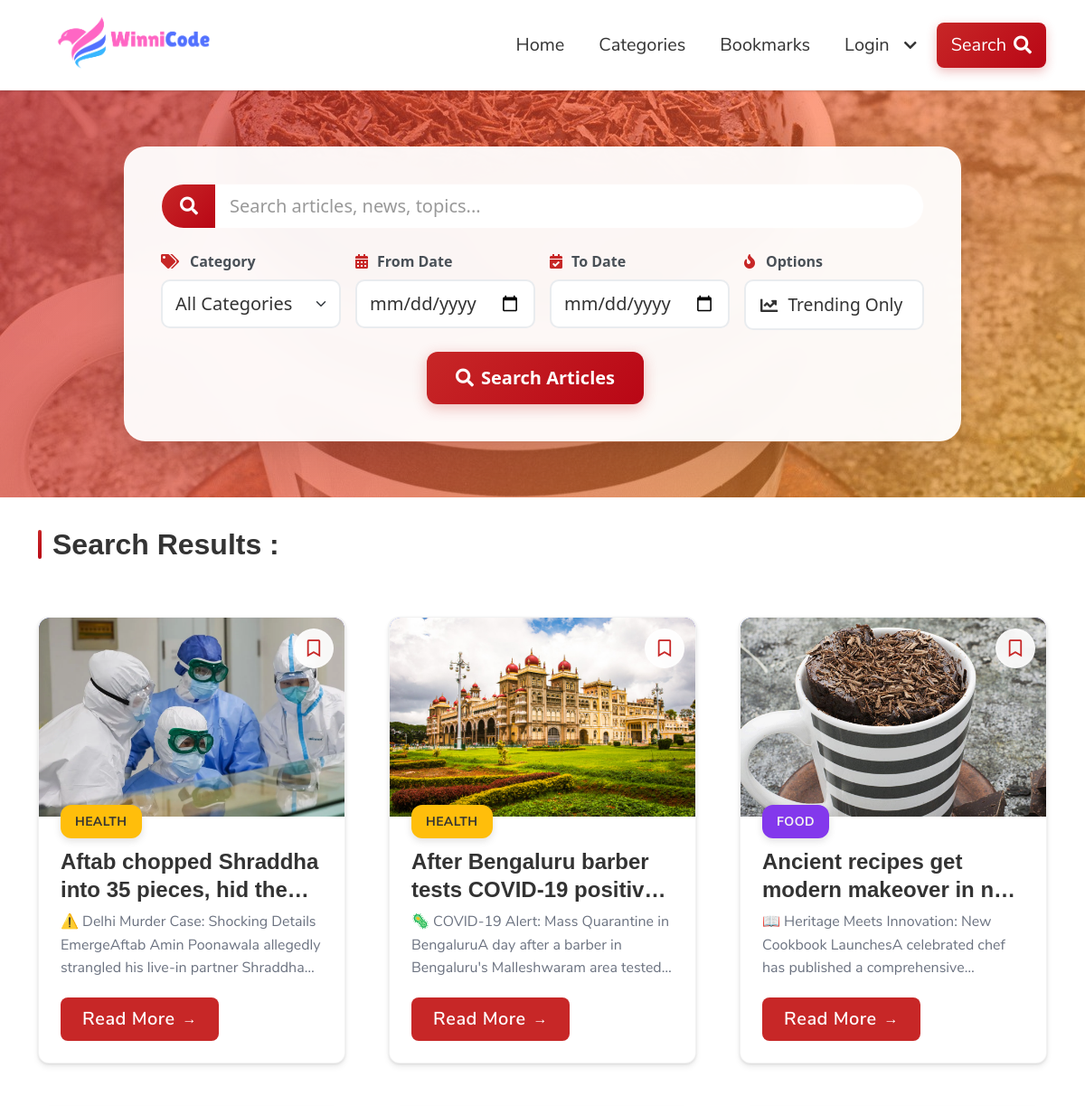
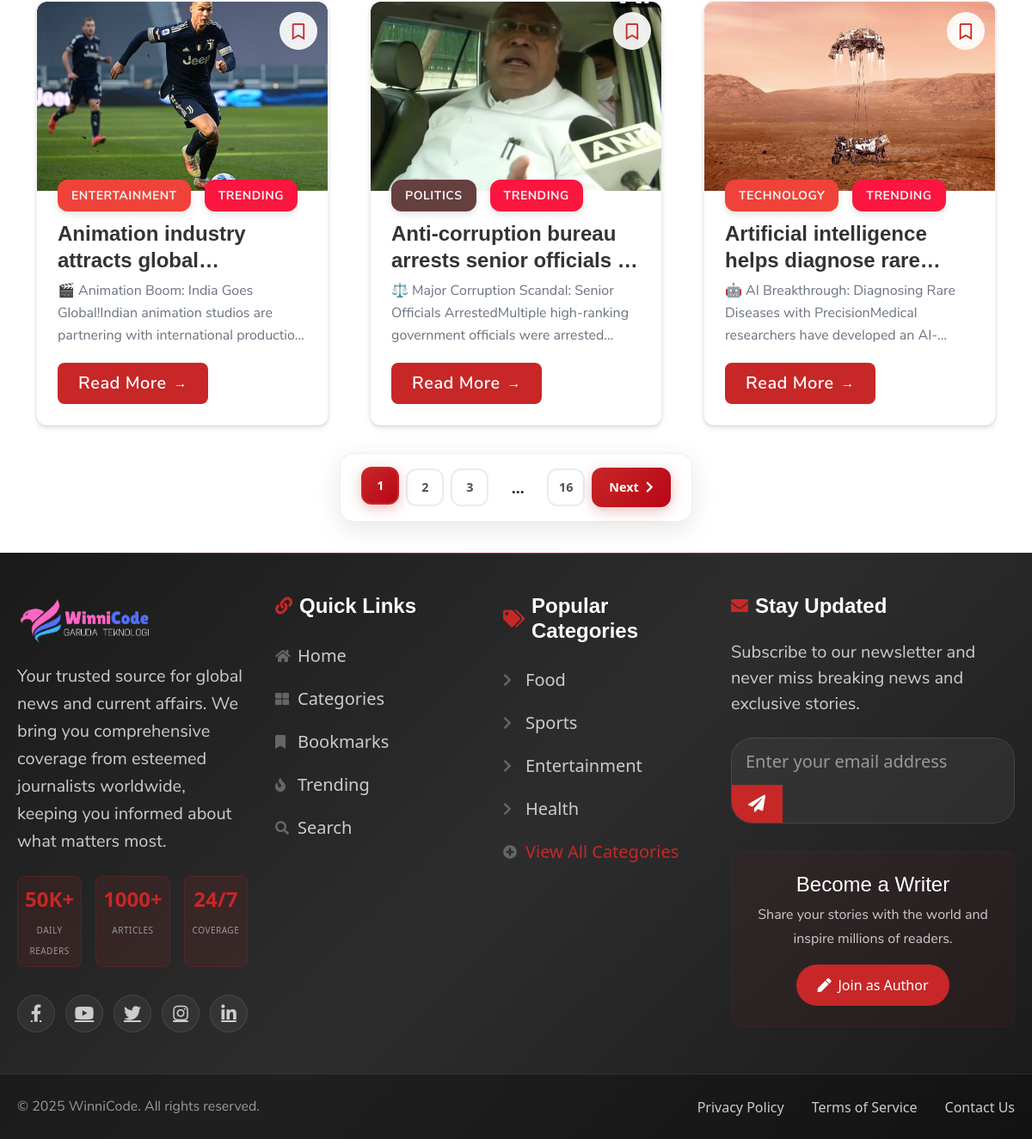
Screenshot of /search.php with the database file from the repository (2 pictures, top to bottom).
### tables this page shows
CREATE TABLE `article` (
  `article_id` int NOT NULL,
  `category_id` int NOT NULL,
  `author_id` int NOT NULL,
  `article_title` varchar(200) NOT NULL,
  `article_description` text NOT NULL,
  `article_image` varchar(250) NOT NULL,
  `article_date` date NOT NULL,
  `article_trend` tinyint(1) NOT NULL,
  `article_active` tinyint(1) NOT NULL
);

CREATE TABLE `category` (
  `category_id` int NOT NULL,
  `category_name` varchar(45) NOT NULL,
  `category_color` varchar(35) NOT NULL,
  `category_image` varchar(250) NOT NULL,
  `category_description` varchar(350) NOT NULL
);

### search.php (the view, shortened to what this page needs)
<?php
require('./includes/nav.inc.php');
?>
<section class="search-hero">
  <div class="search-hero-slider">
  </div>
  <div class="container">
    <div class="row justify-content-center">
      <div class="col-lg-10">
        <div class="search-card">
          <form method="GET" class="search-form">
            <div class="search-input-group mb-4">
              <div class="input-group input-group-lg">
                <span class="input-group-text search-icon">
                  <i class="fas fa-search"></i>
                </span>
                <input class="form-control search-main-input" type="text" name="name" id="name"
                  placeholder="Search articles, news, topics..." autocomplete="off"
                  value="<?php echo isset($_GET['name']) ? htmlspecialchars($_GET['name']) : ''; ?>" />
              </div>
            </div>
            <div class="advanced-filters">
              <div class="row g-3">
                <div class="col-md-6 col-lg-3">
                  <label for="category_select" class="form-label">
                    <i class="fas fa-tags me-3"></i>Category
                  </label>
                  <select name="category_select" id="category_select" class="form-select">
                    <option value="">All Categories</option>
                  </select>
                </div>
                <div class="col-md-6 col-lg-3">
                  <label for="from_date" class="form-label">
                    <i class="fas fa-calendar-alt me-2"></i>From Date
                  </label>
                  <input type="date" name="from_date" id="from_date" class="form-control"
                    max="<?php echo date("Y-m-d") ?>"
                    value="<?php echo isset($_GET['from_date']) ? $_GET['from_date'] : ''; ?>" />
                </div>
                <div class="col-md-6 col-lg-3">
                  <label for="to_date" class="form-label">
                    <i class="fas fa-calendar-check me-2"></i>To Date
                  </label>
                  <input type="date" name="to_date" id="to_date" class="form-control" max="<?php echo date("Y-m-d") ?>"
                    value="<?php echo isset($_GET['to_date']) ? $_GET['to_date'] : ''; ?>" />
                </div>
                <div class="col-md-6 col-lg-3">
                  <label class="form-label">
                    <i class="fas fa-fire me-2"></i>Options
                  </label>
                  <div class="trending-check" id="trending-toggle">
                    <div class="trending-label">
                      <i class="fas fa-chart-line me-2"></i>Trending Only
                    </div>
                  </div>
                </div>
              </div>
              <div class="row mt-4">
                <div class="col-12 text-center">
                  <button type="submit" name="search" class="btn btn-search me-3">
                    <i class="fas fa-search me-2"></i>Search Articles
                  </button>
                </div>
              </div>
            </div>
          </form>
        </div>
      </div>
    </div>
  </div>
</section>
<section class="py-1 category-list" id="search-results">
  <div class="container">
    <h2 class="search-heading">Search Results :</h2>
    <div class="card-container">
      <?php
      $limit = 6;
      if (isset($_GET['page'])) {
        $page = $_GET['page'];
      }
      else {
        $page = 1;
      }
      $offset = ($page - 1) * $limit;
      $trending = "";
      $cat_id = "";
      $name = "";
      $from_date = "";
      $to_date = "";
      $searchQuery = "SELECT * FROM article WHERE ";
      if ($cat_id != "") {
        $searchQuery .= "category_id = {$cat_id}";
      }
      else {
        $searchQuery .= "category_id IS NOT NULL";
      }
      if ($name != "") {
        $searchQuery .= ' AND article_title LIKE "%' . $name . '%"';
      }
      else {
        $searchQuery .= " AND article_title IS NOT NULL";
      }
      if ($trending != "") {
        $searchQuery .= " AND article_trend = 1";
      }
      else {
        $searchQuery .= " AND article_trend IS NOT NULL";
      }
      $searchQuery .= " AND article_active = 1 ";
      $searchQuery1 = $searchQuery . " ORDER BY article_title LIMIT {$offset}, {$limit}";
      $searchResult = mysqli_query($con, $searchQuery1);
      $row = mysqli_num_rows($searchResult);
      if ($row > 0) {
        while ($data = mysqli_fetch_assoc($searchResult)) {
          $article_id = $data['article_id'];
          $category_id = $data['category_id'];
          $article_title = $data['article_title'];
          $article_image = $data['article_image'];
          $article_desc = $data['article_description'];
          $article_trend = $data['article_trend'];
          $article_title = substr($article_title, 0, 55) . ' . . . . .';
          $article_desc = strip_tags($article_desc);
          $article_desc = substr($article_desc, 0, 150) . ' . . . . .';
          $new = false;
          $categorysql = "SELECT category_name, category_color
                            FROM category
                            WHERE category_id = {$category_id}";
          $categoryres = mysqli_query($con, $categorysql);
          $categorydata = mysqli_fetch_assoc($categoryres);
          $bookmarked = false;
          $category_color = $categorydata['category_color'];
          $category_name = $categorydata['category_name'];
          createArticleCard(
            $article_title,
            $article_image,
            $article_desc,
            $category_name,
            $category_id,
            $article_id,
            $category_color,
            $new,
            $article_trend,
            $bookmarked
          );
        }
      }
      else {
        echo "</div>";
        createNoArticlesCard();
      }
      $paginationResult = mysqli_query($con, $searchQuery);
      if (mysqli_num_rows($paginationResult) > 0) {
        $total_articles = mysqli_num_rows($paginationResult);
        $total_page = ceil($total_articles / $limit);
        echo "</div>";
        ?>
        <div class="search-pagination-wrapper">
          <div class="search-pagination">
            <?php
            function buildPaginationUrl($page_num)
            {
              $params = array();
              $params['page'] = $page_num;
              return 'search.php?' . http_build_query($params) . '#search-results';
            }
            $start_page = max(1, $page - 2);
            $end_page = min($total_page, $page + 2);
            for ($i = $start_page; $i <= $end_page; $i++) {
              $active_class = ($i == $page) ? 'active' : '';
              echo '<a href="' . buildPaginationUrl($i) . '" class="pagination-number ' . $active_class . '">' . $i . '</a>';
            }
            if ($end_page < $total_page) {
              if ($end_page < $total_page - 1) {
                echo '<span class="pagination-ellipsis">...</span>';
              }
              echo '<a href="' . buildPaginationUrl($total_page) . '" class="pagination-number">' . $total_page . '</a>';
            }
            if ($total_page > $page) {
              echo '<a href="' . buildPaginationUrl($page + 1) . '" class="pagination-btn next-btn" title="Next Page">';
              echo '<span class="d-none d-sm-inline">Next</span>';
              echo '<i class="fas fa-chevron-right"></i>';
              echo '</a>';
            }
            ?>
          </div>
        </div>
        <?php
      }
      ?>
    </div>
</section>
<?php
require('./includes/footer.inc.php');
?>

### includes/functions.inc.php (shortened to what this page needs)
  <?php
function createArticleCard($title, $img, $data, $category, $cat_id, $id, $color, $new, $trend, $marked)
{
  echo '
    <article class="card">
      <a href="';
  if (isset($_SESSION['USER_LOGGED_IN'])) {
    if ($marked) {
      echo 'remove-bookmark.php?id=' . $id;
    } else {
      echo 'add-bookmark.php?id=' . $id;
    }
  } else {
    echo 'bookmarks.php';
  }
  echo '" class="bookmark" title="';
  if ($marked) {
    echo 'Remove from Bookmarks">
      <i class="fas fa-bookmark"></i>
    </a>';
  } else {
    echo 'Add to Bookmarks">
      <i class="far fa-bookmark"></i>
    </a>';
  }
  echo '<div class="card-img">
        <img src="' . (!empty($img) ? './assets/images/articles/' . $img : './assets/images/fallback_news.png') . '" />
      </div>
      <div class="card-content">
        <div class="card-tags">
          <div class="tag ' . $color . '"><a href="articles.php?id=' . $cat_id . '">' . $category . '</a></div>';
  if ($trend) {
    echo '  <div class="tag tag-trend"><a href="search.php?trending=1">TRENDING</a></div>';
  }
  echo '
        </div>
        <h3 class="card-title">
          ' . $title . '
        </h3>
        <p class="card-data">
          ' . $data . '
        </p>
        <a href="news.php?id=' . $id . '" class="btn btn-card">Read More <span>&rarr;</span></a>
      </div>
    </article>';
}
?>

### includes/footer.inc.php (shortened to what this page needs)
<footer class="footer">
  <div class="footer-container">
    <div class="footer-content">
      <div class="footer-section about">
        <div class="footer-logo">
          <a href="./index.php"><img src="./assets/images/logo_winni_code.png" alt="WinniCode Logo" /></a>
        </div>
        <p class="footer-description">
          Your trusted source for global news and current affairs. We bring you comprehensive coverage from esteemed
          journalists worldwide, keeping you informed about what matters most.
        </p>
        <div class="footer-stats">
          <div class="stat-item">
            <span class="stat-number">50K+</span>
            <span class="stat-label">Daily Readers</span>
          </div>
          <div class="stat-item">
            <span class="stat-number">1000+</span>
            <span class="stat-label">Articles</span>
          </div>
          <div class="stat-item">
            <span class="stat-number">24/7</span>
            <span class="stat-label">Coverage</span>
          </div>
        </div>
        <div class="social-links">
          <a href="#" class="social-link facebook" aria-label="Facebook">
            <i class="fab fa-facebook-f"></i>
          </a>
          <a href="#" class="social-link youtube" aria-label="YouTube">
            <i class="fab fa-youtube"></i>
          </a>
          <a href="#" class="social-link twitter" aria-label="Twitter">
            <i class="fab fa-twitter"></i>
          </a>
          <a href="#" class="social-link instagram" aria-label="Instagram">
            <i class="fab fa-instagram"></i>
          </a>
          <a href="#" class="social-link linkedin" aria-label="LinkedIn">
            <i class="fab fa-linkedin-in"></i>
          </a>
        </div>
      </div>
      <div class="footer-section links">
        <h3 class="footer-title">
          <i class="fas fa-link"></i>
          Quick Links
        </h3>
        <ul class="footer-links">
          <li><a href="./index.php"><i class="fas fa-home"></i> Home</a></li>
          <li><a href="./categories.php"><i class="fas fa-th-large"></i> Categories</a></li>
          <li><a href="./bookmarks.php"><i class="fas fa-bookmark"></i> Bookmarks</a></li>
          <li><a href="./search.php?trending=1"><i class="fas fa-fire"></i> Trending</a></li>
          <li><a href="./search.php"><i class="fas fa-search"></i> Search</a></li>
        </ul>
      </div>
      <div class="footer-section categories">
        <h3 class="footer-title">
          <i class="fas fa-tags"></i>
          Popular Categories
        </h3>
        <ul class="footer-links">
          <?php
          $footerCategoriesLimit = 4;
          $categoryQuery = "
            SELECT
              category_id,
              category_name
            FROM category
            WHERE category_id >= (
              SELECT FLOOR(RAND() * (SELECT MAX(category_id) FROM category))
            )
            ORDER BY category_id
            LIMIT {$footerCategoriesLimit}
          ";
          $result = mysqli_query($con, $categoryQuery);
          $row = mysqli_num_rows($result);
          if ($row > 0) {
            while ($data = mysqli_fetch_assoc($result)) {
              $category_id = $data['category_id'];
              $category_name = $data['category_name'];
              ?>
              <li><a href="articles.php?id=<?php echo $category_id ?>"><i class="fas fa-chevron-right"></i>
                  <?php echo $category_name ?></a></li>
              <?php
            }
          }
          ?>
          <li><a href="./categories.php" class="view-all"><i class="fas fa-plus-circle"></i> View All Categories</a>
          </li>
        </ul>
      </div>
      <div class="footer-section newsletter">
        <h3 class="footer-title">
          <i class="fas fa-envelope"></i>
          Stay Updated
        </h3>
        <p class="newsletter-description">
          Subscribe to our newsletter and never miss breaking news and exclusive stories.
        </p>
        <form class="newsletter-form" action="#" method="POST">
          <div class="input-group">
            <input type="email" placeholder="Enter your email address" required>
            <button type="submit" class="subscribe-btn">
              <i class="fas fa-paper-plane"></i>
            </button>
          </div>
        </form>
        <div class="join-section">
          <h4>Become a Writer</h4>
          <p>Share your stories with the world and inspire millions of readers.</p>
          <a href="./author-login.php" class="join-btn">
            <i class="fas fa-pen"></i>
            Join as Author
          </a>
        </div>
      </div>
    </div>
  </div>
  <div class="footer-bottom">
    <div class="footer-bottom-content">
      <div class="copyright">
        <p>&copy; <?php echo date("Y") ?> WinniCode. All rights reserved.</p>
      </div>
      <div class="footer-bottom-links">
        <a href="#" class="footer-bottom-link">Privacy Policy</a>
        <a href="#" class="footer-bottom-link">Terms of Service</a>
        <a href="#" class="footer-bottom-link">Contact Us</a>
      </div>
    </div>
  </div>
</footer>
</body>
</html>

### rows the page displays
article: article_image (picture), category.category_name "HEALTH", article_title "Aftab chopped Shraddha into 35 pieces, hid…", article_description "⚠️ Delhi Murder Case: Shocking Details EmergeAftab Amin Poonawala allegedly strangled his live-in partner…"
article: article_image (picture), category.category_name "HEALTH", article_title "After Bengaluru barber tests COVID-19…", article_description "🦠 COVID-19 Alert: Mass Quarantine in BengaluruA day after a barber in Bengaluru's Malleshwaram area…"
article: article_image (picture), category.category_name "FOOD", article_title "Ancient recipes get modern makeover in…", article_description "📖 Heritage Meets Innovation: New Cookbook LaunchesA celebrated chef has published a…"
article: article_image (picture), category.category_name "ENTERTAINMENT", article_trend "TRENDING", article_title "Animation industry attracts…", article_description "🎬 Animation Boom: India Goes Global!Indian animation studios are partnering with international…"
article: article_image (picture), category.category_name "POLITICS", article_trend "TRENDING", article_title "Anti-corruption bureau arrests senior officials…", article_description "⚖️ Major Corruption Scandal: Senior Officials ArrestedMultiple high-ranking government officials were…"
article: article_image (picture), category.category_name "TECHNOLOGY", article_trend "TRENDING", article_title "Artificial intelligence helps diagnose…", article_description "🤖 AI Breakthrough: Diagnosing Rare Diseases with PrecisionMedical researchers have developed…"
category: category_name "Food"
category: category_name "Sports"
category: category_name "Entertainment"
category: category_name "Health"

### other values shown
$total_page "16"
